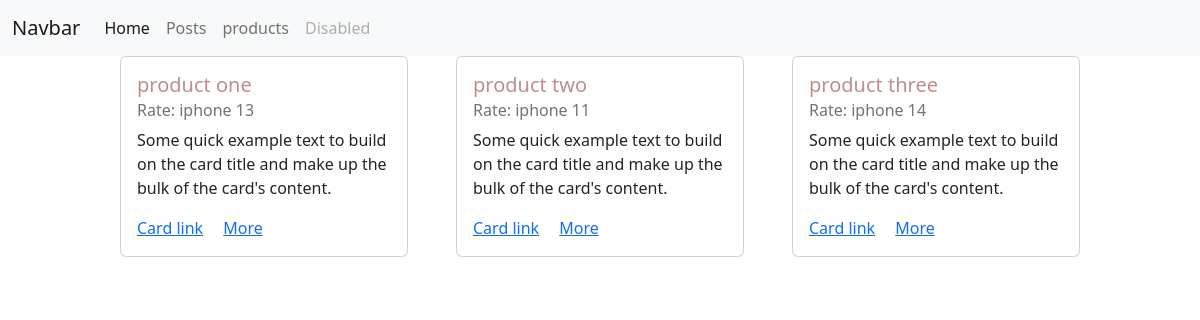
Before: /products/ with the older database file.
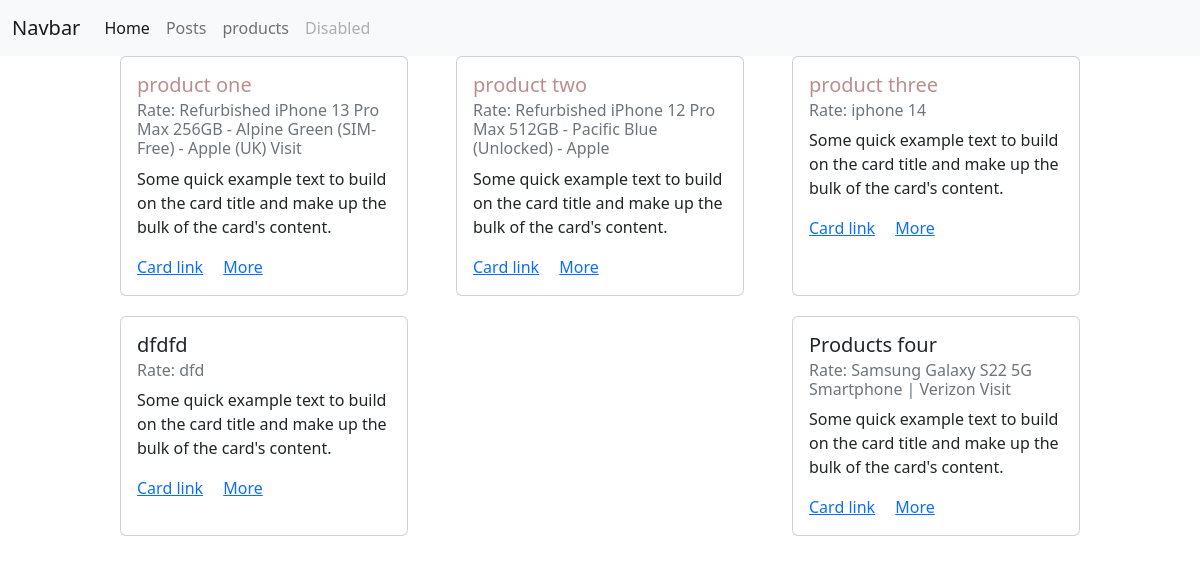
After: the same page with the newer database file.
### posts/models.py (models this page shows, shortened)
class Product(models.Model):
    image = models.ImageField(null=True,blank=True)
    title = models.TextField(max_length=240)
    description = models.TextField()
    craeted_date = models.DateTimeField(auto_now_add=True)
    modified_date = models.DateTimeField(auto_now=True)
    rate = models.FloatField(default=0)

### posts/views.py (the view)
# urls.py: path('products/',products_view),
def products_view(request):
    if request.method == 'GET':
        products = Product.objects.all()
        context = {
            'products': products
        }
        return render(request,' products/products.html',context=context)

### templates/ products/products.html (shortened to what this page needs)
{% extends 'layouts/index.html' %}
{% load static %}
{% block head %}
    <link rel="stylesheet" href="{% static 'products.css' %}">
{% endblock %}
{%block content%}
    <div class="products">
        {% for product in products %}
            <div class="card" style="width: 18rem;margin-bottom: 20px;">
  <div class="card-body">
      {% if product.rate > 40000.0 %}
          <h5 class="card-title" style="color: rosybrown ">
              {{ product.title }}
          </h5>
      {% else %}
           <h5 class="card-title">{{ product.title }}</h5>
      {% endif %}
    <h6 class="card-subtitle mb-2 text-muted">Rate: {{ product.description }}</h6>
    <p class="card-text">Some quick example text to build on the card title and make up the bulk of the card's content.</p>
    <a href="#" class="card-link">Card link</a>
    <a href="/products/{{ product.id }}/" class="card-link">More</a>
  </div>
</div>
        {% endfor %}
    </div>
{% endblock %}

Changed rows visible on the page:
changed Product "product one": description "iphone 13" → "Refurbished iPhone 13 Pro Max 256GB - Alpine Green (SIM-Free) - Apple (UK) Visit"
changed Product "product two": description "iphone 11" → "Refurbished iPhone 12 Pro Max 512GB - Pacific Blue (Unlocked) - Apple"
added Product: title "dfdfd", description "dfd"
added Product: title "Products four", description "Samsung Galaxy S22 5G Smartphone | Verizon Visit"
